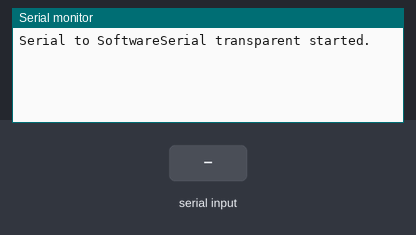
This sketch was run on a simulated Arduino Uno, built with avr-gcc and run on an emulated ATmega328P. On the bench: the last lines printed to the serial monitor. The test bench sets the inputs (shaded band).

Above: at 1.2 s.
1.3 s: "1" received over the second serial link
At 1.6 s:
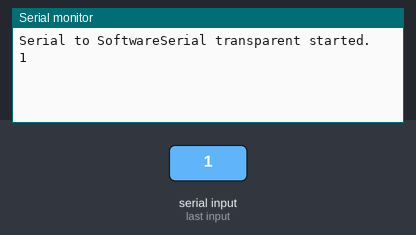
2.8 s: "0" received over the second serial link
At 4.0 s:
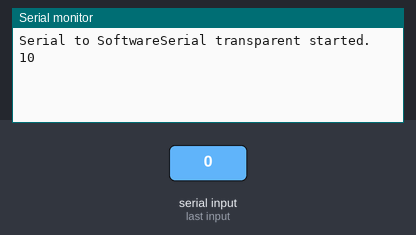

The sketch:

serial_to_ss_plain.ino
```cpp
  //token ring frame:  enthält nur ganze !w!LI_OG_L1!3$ kommandos, andet mit <nxt_address>&


  #include <SoftwareSerial.h>

  SoftwareSerial com(10, 11);


  void setup()
  {

    Serial.begin(9600);

    com.begin(9600);

    Serial.println("Serial to SoftwareSerial transparent started.");

  }


  void loop(){
    while(Serial.available()){
      com.write((byte)Serial.read());
    }

     while(com.available()){
      Serial.write((byte)com.read());
    }


    }
```

Measured:
- after the input at 1.3 s, the serial monitor: prints a new line at once (image 1)
- after the input at 2.8 s, the serial monitor: prints a new line at once (image 2)
